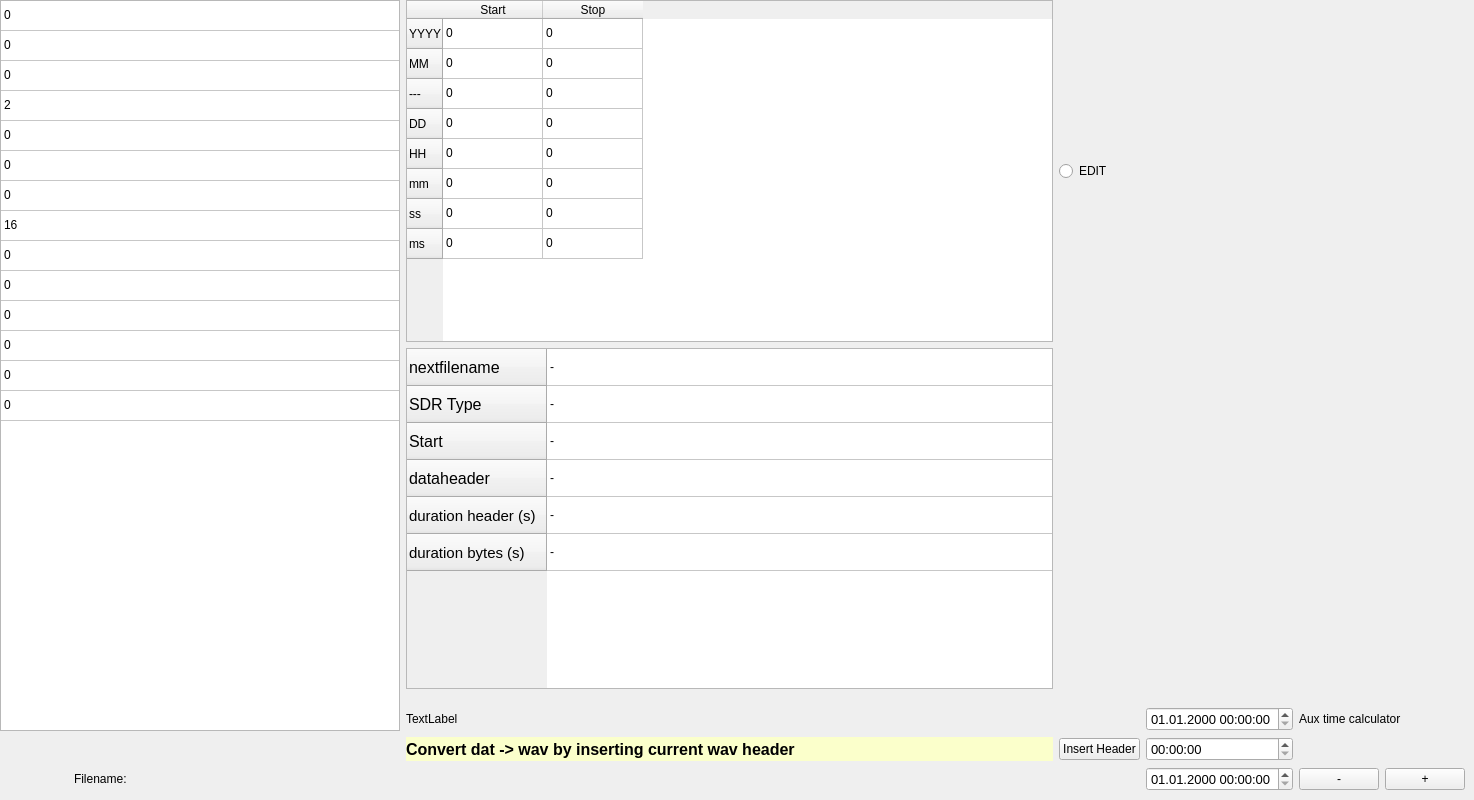
      <widget class="QWidget" name="tab_waveditor">
       <attribute name="title">
        <string>WAV Header</string>
       </attribute>
       <widget class="QWidget" name="gridLayoutWidget_3">
        <property name="geometry">
         <rect>
          <x>0</x>
          <y>0</y>
          <width>1465</width>
          <height>791</height>
         </rect>
        </property>
        <layout class="QGridLayout" name="gridLayout">
         <item row="0" column="0" rowspan="5" colspan="11">
          <widget class="QTableWidget" name="tableWidget_basisfields">
           <property name="minimumSize">
            <size>
             <width>400</width>
             <height>0</height>
            </size>
           </property>
           <property name="toolTip">
            <string>make this table editable by clicking 'edit'</string>
           </property>
           <attribute name="horizontalHeaderVisible">
            <bool>false</bool>
           </attribute>
           <attribute name="horizontalHeaderDefaultSectionSize">
            <number>400</number>
           </attribute>
           <attribute name="verticalHeaderVisible">
            <bool>false</bool>
           </attribute>
           <row>
            <property name="text">
             <string>Filesize</string>
            </property>
           </row>
           <row>
            <property name="text">
             <string>sdr_nChunksize</string>
            </property>
           </row>
           <row>
            <property name="text">
             <string>wFormatTag</string>
            </property>
           </row>
           <row>
            <property name="text">
             <string>nChannels</string>
            </property>
           </row>
           <row>
            <property name="text">
             <string>Sample rate</string>
            </property>
           </row>
           <row>
            <property name="text">
             <string>bytes per second</string>
            </property>
           </row>
           <row>
            <property name="text">
             <string>nBlockalign</string>
            </property>
           </row>
           <row>
            <property name="text">
             <string>bits per sample</string>
            </property>
           </row>
           <row>
            <property name="text">
             <string>centerfreq</string>
            </property>
           </row>
           <row>
            <property name="text">
             <string>dataChunksize</string>
            </property>
           </row>
           <row>
            <property name="text">
             <string>ADFrequency</string>
            </property>
           </row>
           <row>
            <property name="text">
             <string>IFFrequency</string>
            </property>
           </row>
           <row>
            <property name="text">
             <string>Bandwidth</string>
            </property>
           </row>
           <row>
            <property name="text">
             <string>IQOffset</string>
            </property>
           </row>
           <column>
            <property name="text">
             <string>value</string>
            </property>
           </column>
           <item row="0" column="0">
            <property name="text">
             <string>0</string>
            </property>
           </item>
           <item row="1" column="0">
            <property name="text">
             <string>0</string>
            </property>
           </item>
           <item row="2" column="0">
            <property name="text">
             <string>0</string>
            </property>
           </item>
           <item row="3" column="0">
            <property name="text">
             <string>2</string>
            </property>
           </item>
           <item row="4" column="0">
            <property name="text">
             <string>0</string>
            </property>
           </item>
           <item row="5" column="0">
            <property name="text">
             <string>0</string>
            </property>
           </item>
           <item row="6" column="0">
            <property name="text">
             <string>0</string>
            </property>
           </item>
           <item row="7" column="0">
            <property name="text">
             <string>16</string>
            </property>
           </item>
           <item row="8" column="0">
            <property name="text">
             <string>0</string>
            </property>
           </item>
           <item row="9" column="0">
            <property name="text">
             <string>0</string>
            </property>
           </item>
           <item row="10" column="0">
            <property name="text">
             <string>0</string>
            </property>
           </item>
           <item row="11" column="0">
            <property name="text">
             <string>0</string>
            </property>
           </item>
           <item row="12" column="0">
            <property name="text">
             <string>0</string>
            </property>
           </item>
           <item row="13" column="0">
            <property name="text">
             <string>0</string>
            </property>
           </item>
          </widget>
         </item>
         <item row="6" column="1">
          <widget class="QLabel" name="label_15">
           <property name="text">
            <string/>
           </property>
          </widget>
         </item>
         <item row="6" column="2">
          <widget class="QLabel" name="label_13">
           <property name="text">
            <string>Filename:</string>
           </property>
          </widget>
         </item>
         <item row="5" column="11">
          <widget class="QLabel" name="label_8">
           <property name="enabled">
            <bool>true</bool>
           </property>
           <property name="palette">
            <palette>
             <active>
              <colorrole role="WindowText">
               <brush brushstyle="SolidPattern">
                <color alpha="255">
                 <red>0</red>
                 <green>0</green>
                 <blue>0</blue>
                </color>
               </brush>
              </colorrole>
              <colorrole role="Button">
               <brush brushstyle="SolidPattern">
                <color alpha="255">
                 <red>255</red>
                 <green>254</green>
                 <blue>210</blue>
                </color>
               </brush>
              </colorrole>
              <colorrole role="Light">
               <brush brushstyle="SolidPattern">
                <color alpha="255">
                 <red>255</red>
                 <green>254</green>
                 <blue>210</blue>
                </color>
               </brush>
              </colorrole>
              <colorrole role="Midlight">
               <brush brushstyle="SolidPattern">
                <color alpha="255">
                 <red>255</red>
                 <green>254</green>
                 <blue>210</blue>
                </color>
               </brush>
              </colorrole>
              <colorrole role="Base">
               <brush brushstyle="SolidPattern">
                <color alpha="255">
                 <red>255</red>
                 <green>254</green>
                 <blue>210</blue>
                </color>
               </brush>
              </colorrole>
              <colorrole role="Window">
               <brush brushstyle="SolidPattern">
                <color alpha="255">
                 <red>251</red>
                 <green>255</green>
                 <blue>203</blue>
                </color>
               </brush>
              </colorrole>
              <colorrole role="NoRole">
               <brush brushstyle="SolidPattern">
                <color alpha="255">
                 <red>255</red>
                 <green>254</green>
                 <blue>210</blue>
                </color>
               </brush>
              </colorrole>
              <colorrole role="ToolTipBase">
               <brush brushstyle="SolidPattern">
                <color alpha="255">
                 <red>255</red>
                 <green>255</green>
                 <blue>220</blue>
                </color>
               </brush>
              </colorrole>
             </active>
             <inactive>
              <colorrole role="WindowText">
               <brush brushstyle="SolidPattern">
                <color alpha="255">
                 <red>0</red>
                 <green>0</green>
                 <blue>0</blue>
                </color>
               </brush>
              </colorrole>
              <colorrole role="Button">
               <brush brushstyle="SolidPattern">
                <color alpha="255">
                 <red>255</red>
                 <green>254</green>
                 <blue>210</blue>
                </color>
               </brush>
              </colorrole>
              <colorrole role="Light">
               <brush brushstyle="SolidPattern">
                <color alpha="255">
                 <red>255</red>
                 <green>254</green>
                 <blue>210</blue>
                </color>
               </brush>
              </colorrole>
              <colorrole role="Midlight">
               <brush brushstyle="SolidPattern">
                <color alpha="255">
                 <red>255</red>
                 <green>254</green>
                 <blue>210</blue>
                </color>
               </brush>
              </colorrole>
              <colorrole role="Base">
               <brush brushstyle="SolidPattern">
                <color alpha="255">
                 <red>255</red>
                 <green>254</green>
                 <blue>210</blue>
                </color>
               </brush>
              </colorrole>
              <colorrole role="Window">
               <brush brushstyle="SolidPattern">
                <color alpha="255">
                 <red>251</red>
                 <green>255</green>
                 <blue>203</blue>
                </color>
               </brush>
              </colorrole>
              <colorrole role="NoRole">
               <brush brushstyle="SolidPattern">
                <color alpha="255">
                 <red>255</red>
                 <green>254</green>
                 <blue>210</blue>
                </color>
               </brush>
              </colorrole>
              <colorrole role="ToolTipBase">
               <brush brushstyle="SolidPattern">
                <color alpha="255">
                 <red>255</red>
                 <green>255</green>
                 <blue>220</blue>
                </color>
               </brush>
              </colorrole>
             </inactive>
             <disabled>
              <colorrole role="WindowText">
               <brush brushstyle="SolidPattern">
                <color alpha="255">
                 <red>234</red>
                 <green>234</green>
                 <blue>234</blue>
                </color>
               </brush>
              </colorrole>
              <colorrole role="Button">
               <brush brushstyle="SolidPattern">
                <color alpha="255">
                 <red>234</red>
                 <green>234</green>
                 <blue>234</blue>
                </color>
               </brush>
              </colorrole>
              <colorrole role="Light">
               <brush brushstyle="SolidPattern">
                <color alpha="255">
                 <red>234</red>
                 <green>234</green>
                 <blue>234</blue>
                </color>
               </brush>
              </colorrole>
              <colorrole role="Midlight">
               <brush brushstyle="SolidPattern">
                <color alpha="255">
                 <red>234</red>
                 <green>234</green>
                 <blue>234</blue>
                </color>
               </brush>
              </colorrole>
              <colorrole role="Base">
               <brush brushstyle="SolidPattern">
                <color alpha="255">
                 <red>234</red>
                 <green>234</green>
                 <blue>234</blue>
                </color>
               </brush>
              </colorrole>
              <colorrole role="Window">
               <brush brushstyle="SolidPattern">
                <color alpha="255">
                 <red>234</red>
                 <green>234</green>
                 <blue>234</blue>
                </color>
               </brush>
              </colorrole>
              <colorrole role="NoRole">
               <brush brushstyle="SolidPattern">
                <color alpha="255">
                 <red>234</red>
                 <green>234</green>
                 <blue>234</blue>
                </color>
               </brush>
              </colorrole>
              <colorrole role="ToolTipBase">
               <brush brushstyle="SolidPattern">
                <color alpha="255">
                 <red>234</red>
                 <green>234</green>
                 <blue>234</blue>
                </color>
               </brush>
              </colorrole>
             </disabled>
            </palette>
           </property>
           <property name="font">
            <font>
             <pointsize>12</pointsize>
             <weight>75</weight>
             <bold>true</bold>
            </font>
           </property>
           <property name="autoFillBackground">
            <bool>true</bool>
           </property>
           <property name="styleSheet">
            <string notr="true"/>
           </property>
           <property name="text">
            <string>Convert dat -&gt; wav by inserting current wav header</string>
           </property>
          </widget>
         </item>
         <item row="5" column="12">
          <widget class="QPushButton" name="pushButton_InsertHeader">
           <property name="toolTip">
            <string>insert header into dat file</string>
           </property>
           <property name="text">
            <string>Insert Header</string>
           </property>
          </widget>
         </item>
         <item row="5" column="9">
          <widget class="QLabel" name="label_22">
           <property name="text">
            <string/>
           </property>
          </widget>
         </item>
         <item row="6" column="3" colspan="10">
          <widget class="QLabel" name="label_Filename_WAVHeader">
           <property name="text">
            <string/>
           </property>
          </widget>
         </item>
         <item row="6" column="0">
          <widget class="QLabel" name="label_5">
           <property name="text">
            <string/>
           </property>
          </widget>
         </item>
         <item row="0" column="11">
          <widget class="QTableWidget" name="tableWidget_starttime">
           <property name="toolTip">
            <string>make this table editable by clicking 'edit'</string>
           </property>
           <attribute name="horizontalHeaderDefaultSectionSize">
            <number>100</number>
           </attribute>
           <row>
            <property name="text">
             <string>YYYY</string>
            </property>
           </row>
           <row>
            <property name="text">
             <string>MM</string>
            </property>
           </row>
           <row>
            <property name="text">
             <string>---</string>
            </property>
           </row>
           <row>
            <property name="text">
             <string>DD</string>
            </property>
           </row>
           <row>
            <property name="text">
             <string>HH</string>
            </property>
           </row>
           <row>
            <property name="text">
             <string>mm</string>
            </property>
           </row>
           <row>
            <property name="text">
             <string>ss</string>
            </property>
           </row>
           <row>
            <property name="text">
             <string>ms</string>
            </property>
           </row>
           <column>
            <property name="text">
             <string>Start</string>
            </property>
           </column>
           <column>
            <property name="text">
             <string>Stop</string>
            </property>
           </column>
           <item row="0" column="0">
            <property name="text">
             <string>0</string>
            </property>
           </item>
           <item row="0" column="1">
            <property name="text">
             <string>0</string>
            </property>
           </item>
           <item row="1" column="0">
            <property name="text">
             <string>0</string>
            </property>
           </item>
           <item row="1" column="1">
            <property name="text">
             <string>0</string>
            </property>
           </item>
           <item row="2" column="0">
            <property name="text">
             <string>0</string>
            </property>
           </item>
           <item row="2" column="1">
            <property name="text">
             <string>0</string>
            </property>
           </item>
           <item row="3" column="0">
            <property name="text">
             <string>0</string>
            </property>
           </item>
           <item row="3" column="1">
            <property name="text">
             <string>0</string>
            </property>
           </item>
           <item row="4" column="0">
            <property name="text">
             <string>0</string>
            </property>
           </item>
           <item row="4" column="1">
            <property name="text">
             <string>0</string>
            </property>
           </item>
           <item row="5" column="0">
            <property name="text">
             <string>0</string>
            </property>
           </item>
           <item row="5" column="1">
            <property name="text">
             <string>0</string>
            </property>
           </item>
           <item row="6" column="0">
            <property name="text">
             <string>0</string>
            </property>
           </item>
           <item row="6" column="1">
            <property name="text">
             <string>0</string>
            </property>
           </item>
           <item row="7" column="0">
            <property name="text">
             <string>0</string>
            </property>
           </item>
           <item row="7" column="1">
            <property name="text">
             <string>0</string>
            </property>
           </item>
          </widget>
         </item>
         <item row="5" column="0" colspan="8">
          <widget class="QLabel" name="label_40">
           <property name="text">
            <string/>
           </property>
          </widget>
         </item>
         <item row="5" column="8">
          <widget class="QLabel" name="label_21">
           <property name="text">
            <string/>
           </property>
          </widget>
         </item>
         <item row="5" column="10">
          <widget class="QLabel" name="label_23">
           <property name="text">
            <string/>
           </property>
          </widget>
         </item>
         <item row="0" column="12">
          <widget class="QRadioButton" name="radioButton_WAVEDIT">
           <property name="sizePolicy">
            <sizepolicy hsizetype="Maximum" vsizetype="Maximum">
             <horstretch>0</horstretch>
             <verstretch>0</verstretch>
            </sizepolicy>
           </property>
           <property name="toolTip">
            <string>make this table editable by clicking 'edit'</string>
           </property>
           <property name="autoFillBackground">
            <bool>true</bool>
           </property>
           <property name="text">
            <string>EDIT</string>
           </property>
          </widget>
         </item>
         <item row="4" column="11">
          <widget class="QLabel" name="label_24">
           <property name="text">
            <string>TextLabel</string>
           </property>
          </widget>
         </item>
         <item row="1" column="11">
          <widget class="QTableWidget" name="tableWidget_3">
           <property name="toolTip">
            <string>make this table editable by clicking 'edit'</string>
           </property>
           <property name="autoFillBackground">
            <bool>true</bool>
           </property>
           <property name="alternatingRowColors">
            <bool>false</bool>
           </property>
           <attribute name="horizontalHeaderVisible">
            <bool>false</bool>
           </attribute>
           <attribute name="horizontalHeaderDefaultSectionSize">
            <number>600</number>
           </attribute>
           <attribute name="horizontalHeaderMinimumSectionSize">
            <number>50</number>
           </attribute>
           <attribute name="verticalHeaderCascadingSectionResizes">
            <bool>false</bool>
           </attribute>
           <attribute name="verticalHeaderDefaultSectionSize">
            <number>37</number>
           </attribute>
           <attribute name="verticalHeaderShowSortIndicator" stdset="0">
            <bool>false</bool>
           </attribute>
           <attribute name="verticalHeaderStretchLastSection">
            <bool>false</bool>
           </attribute>
           <row>
            <property name="text">
             <string>nextfilename</string>
            </property>
            <property name="font">
             <font>
              <pointsize>12</pointsize>
             </font>
            </property>
           </row>
           <row>
            <property name="text">
             <string>SDR Type</string>
            </property>
            <property name="font">
             <font>
              <pointsize>12</pointsize>
             </font>
            </property>
           </row>
           <row>
            <property name="text">
             <string>Start</string>
            </property>
            <property name="font">
             <font>
              <pointsize>12</pointsize>
             </font>
            </property>
            <property name="background">
             <color>
              <red>240</red>
              <green>240</green>
              <blue>240</blue>
             </color>
            </property>
           </row>
           <row>
            <property name="text">
             <string>dataheader</string>
            </property>
            <property name="font">
             <font>
              <pointsize>12</pointsize>
             </font>
            </property>
           </row>
           <row>
            <property name="text">
             <string>duration header (s)</string>
            </property>
            <property name="font">
             <font>
              <pointsize>11</pointsize>
             </font>
            </property>
           </row>
           <row>
            <property name="text">
             <string>duration bytes (s)</string>
            </property>
            <property name="font">
             <font>
              <pointsize>11</pointsize>
             </font>
            </property>
           </row>
           <column>
            <property name="text">
             <string>value</string>
            </property>
            <property name="font">
             <font>
              <pointsize>12</pointsize>
             </font>
            </property>
            <property name="background">
             <color>
              <red>240</red>
              <green>0</green>
              <blue>0</blue>
             </color>
            </property>
           </column>
           <item row="0" column="0">
            <property name="text">
             <string>-</string>
            </property>
            <property name="foreground">
             <brush brushstyle="NoBrush">
              <color alpha="240">
               <red>240</red>
               <green>240</green>
               <blue>240</blue>
              </color>
             </brush>
            </property>
           </item>
           <item row="1" column="0">
            <property name="text">
             <string>-</string>
            </property>
           </item>
           <item row="2" column="0">
            <property name="text">
             <string>-</string>
            </property>
            <property name="background">
             <brush brushstyle="NoBrush">
              <color alpha="240">
               <red>240</red>
               <green>240</green>
               <blue>240</blue>
              </color>
             </brush>
            </property>
           </item>
           <item row="3" column="0">
            <property name="text">
             <string>-</string>
            </property>
           </item>
           <item row="4" column="0">
            <property name="text">
             <string>-</string>
            </property>
           </item>
           <item row="5" column="0">
            <property name="text">
             <string>-</string>
            </property>
           </item>
          </widget>
         </item>
         <item row="5" column="14">
          <widget class="QTimeEdit" name="wavheader_timeEdit_subtr">
           <property name="font">
            <font>
             <pointsize>10</pointsize>
            </font>
           </property>
           <property name="displayFormat">
            <string>HH:mm:ss</string>
           </property>
          </widget>
         </item>
         <item row="6" column="15">
          <widget class="QPushButton" name="pushButton_subtract">
           <property name="sizePolicy">
            <sizepolicy hsizetype="Preferred" vsizetype="Fixed">
             <horstretch>0</horstretch>
             <verstretch>0</verstretch>
            </sizepolicy>
           </property>
           <property name="text">
            <string>-</string>
           </property>
          </widget>
         </item>
         <item row="4" column="14">
          <widget class="QDateTimeEdit" name="wavheader_dateTimeEdit_starttime">
           <property name="font">
            <font>
             <pointsize>10</pointsize>
            </font>
           </property>
           <property name="displayFormat">
            <string>dd.MM.yyyy HH:mm:ss</string>
           </property>
          </widget>
         </item>
         <item row="6" column="14">
          <widget class="QDateTimeEdit" name="wavheader_dateTimeEdit_result">
           <property name="font">
            <font>
             <pointsize>10</pointsize>
            </font>
           </property>
           <property name="displayFormat">
            <string>dd.MM.yyyy HH:mm:ss</string>
           </property>
          </widget>
         </item>
         <item row="6" column="16">
          <widget class="QPushButton" name="pushButton_add">
           <property name="sizePolicy">
            <sizepolicy hsizetype="Preferred" vsizetype="Fixed">
             <horstretch>0</horstretch>
             <verstretch>0</verstretch>
            </sizepolicy>
           </property>
           <property name="text">
            <string>+</string>
           </property>
          </widget>
         </item>
         <item row="4" column="15" colspan="2">
          <widget class="QLabel" name="label_39">
           <property name="text">
            <string>Aux time calculator</string>
           </property>
          </widget>
         </item>
        </layout>
       </widget>
      </widget>
